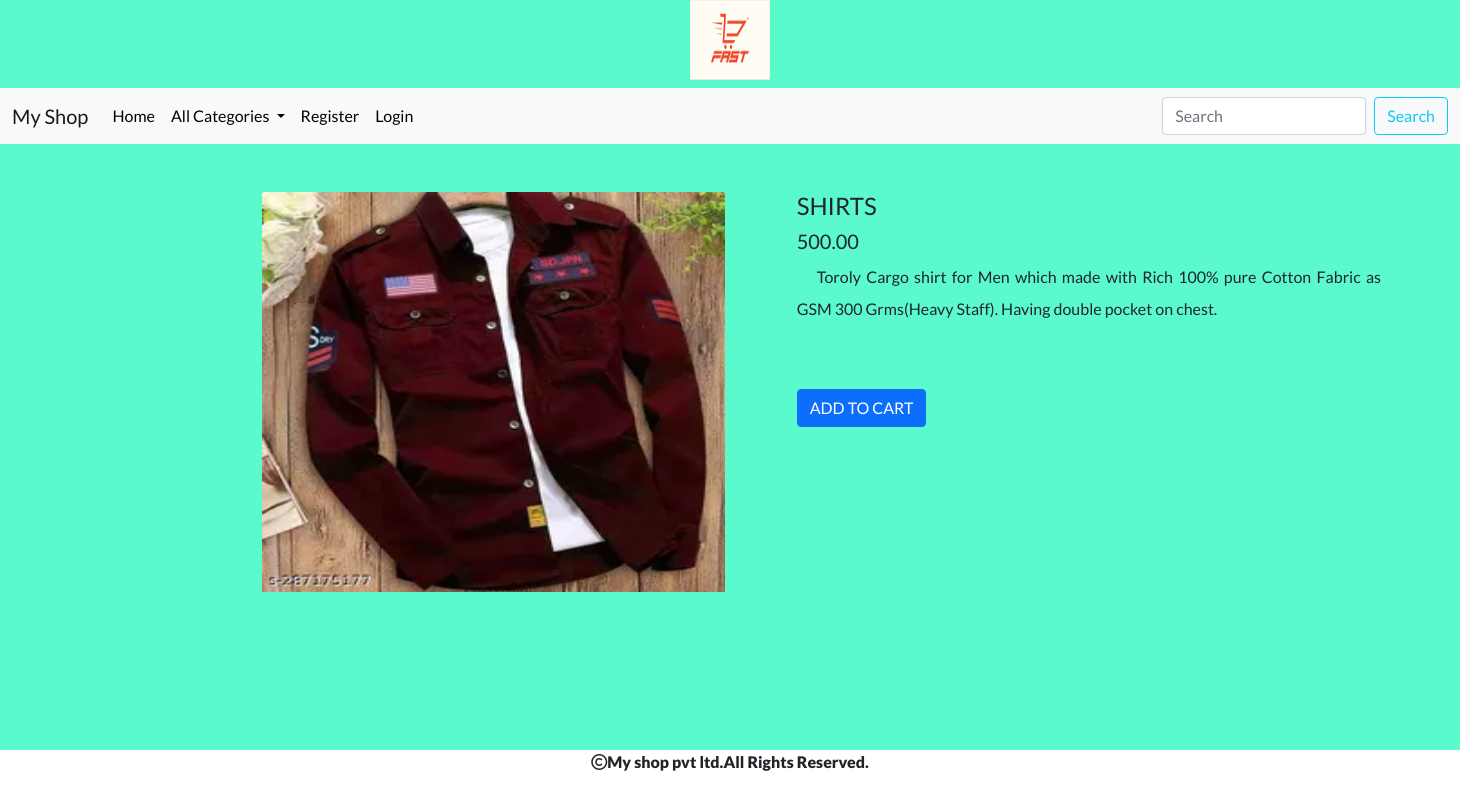
Screenshot of /productdetails/SHIRTS with the database file from the repository.
### shop/models.py (models this page shows, shortened)
class Product(models.Model):
    name = models.CharField(max_length=200)
    desc = models.TextField()
    images = models.ImageField(upload_to="shop/products", blank=True, null=True)
    price=models.DecimalField(max_digits=10,decimal_places=2)
    category=models.ForeignKey(Category,on_delete=models.CASCADE)
    stock=models.IntegerField()
    available=models.BooleanField(default=True)
    created=models.DateTimeField(auto_now_add=True)
    updated=models.DateTimeField(auto_now=True)

### shop/views.py (the view)
# urls.py: path('productdetails/<str:p>',views.productdetails,name="productdetails"),
def productdetails(request,p):
    p=Product.objects.get(name=p)
    return render(request,'productdetails.html',{'p':p})

### cart/context_processors.py (called while the page is built, shortened)
def product_count(request):
    item_count=0
    return {'count':item_count}

### shop/context_processors.py (called while the page is built)
def menu_links(request):
    c=Category.objects.all()
    return {'links':c}

### templates/productdetails.html (shortened to what this page needs)
{% extends 'base.html' %}
{% load static %}
{% block content %}
<div class="container-fluid mt-5" style="margin-bottom:60px;margin-left:250px;">
    <div class="row">
<div class="col-sm-4">
  <img src="{{p.images.url}}" class="card-img-top" alt="..." height="400px" width="140px"></div>
  <div class="col-sm-5 mx-5">
    <h4 >{{p.name}}</h4>
    <h5>{{p.price}}</h5>
      <p style="text-indent:20px;line-height:2;text-align:justify">{{p.desc}}</p>
      {% if user.is_superuser == False %}
      {% if p.stock <= 0 %}
      <h4>OUT OF STOCK</h4>
      {% else %}
    <a href="{% url 'cart:addtocart' p.name %}" class="btn btn-primary mt-5" >ADD TO CART</a>
      {% endif %}
{% endif %}
  </div>
 </div>
    </div>
{% endblock %}

### static/css/style1.css (style rules this page uses)
body { background-color:#5afacd; font-family: 'Lato', sans-serif; }

### rows the page displays
Product: images (picture), name "SHIRTS", price "500.00", desc "Toroly Cargo shirt for Men which made with Rich 100% pure Cotton Fabric as GSM 300 Grms(Heavy Staff). Having double pocket on chest."
